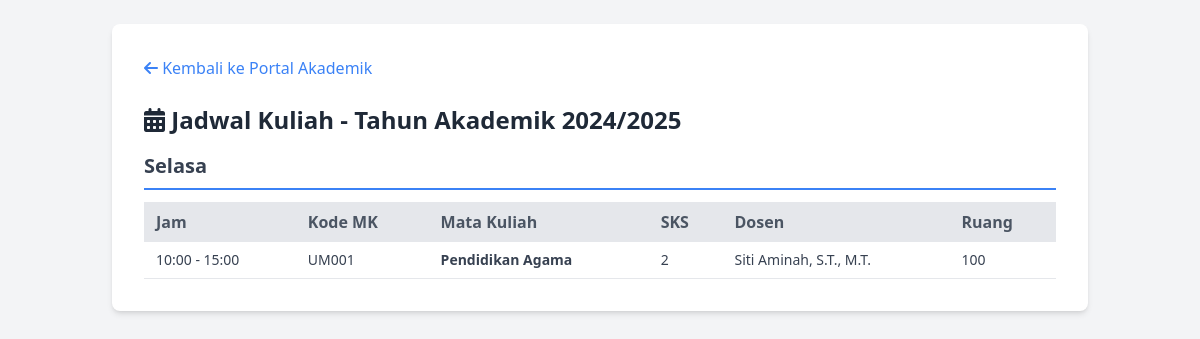
Page /jadwal_kuliah.php (signed in) on the committed database.
### tables this page shows
CREATE TABLE `jadwal_kuliah` (
  `id` int(11) NOT NULL,
  `matkul_id` int(11) NOT NULL,
  `dosen_id` int(11) NOT NULL,
  `hari` varchar(10) NOT NULL,
  `jam_mulai` time NOT NULL,
  `jam_selesai` time NOT NULL,
  `ruangan` varchar(20) NOT NULL,
  `tahun_akademik` varchar(10) NOT NULL
);

CREATE TABLE `mata_kuliah` (
  `id` int(11) NOT NULL,
  `kode_mk` varchar(10) NOT NULL,
  `nama_mk` varchar(100) NOT NULL,
  `sks` int(11) NOT NULL,
  `semester_target` int(11) NOT NULL COMMENT 'Semester ideal untuk mengambil MK ini'
);

CREATE TABLE `users` (
  `id` int(11) NOT NULL,
  `username` varchar(50) NOT NULL,
  `password` varchar(255) NOT NULL,
  `nama_lengkap` varchar(100) DEFAULT NULL,
  `role` enum('admin','mahasiswa','dosen') DEFAULT 'mahasiswa'
);

### jadwal_kuliah.php (the view, shortened to what this page needs)
<?php
require 'app/config/db.php';
$query_jadwal = "
    SELECT
        mk.kode_mk, mk.nama_mk, mk.sks, u.nama_lengkap AS nama_dosen,
        j.hari, j.jam_mulai, j.jam_selesai, j.ruangan, j.tahun_akademik
    FROM jadwal_kuliah j
    JOIN mata_kuliah mk ON j.matkul_id = mk.id
    JOIN users u ON j.dosen_id = u.id
    WHERE j.tahun_akademik = '2024/2025' -- Filter untuk tahun akademik aktif (bisa dibuat dinamis)
    ORDER BY j.hari, j.jam_mulai
";
$daftar_jadwal = $conn->query($query_jadwal);
$jadwal_per_hari = [];
while ($row = $daftar_jadwal->fetch_assoc()) {
    $jadwal_per_hari[$row['hari']][] = $row;
}
$hari_list = ['Senin', 'Selasa', 'Rabu', 'Kamis', 'Jumat', 'Sabtu'];
?>
<!DOCTYPE html>
<html lang="id">
<head>
    <script src="https://cdn.tailwindcss.com"></script>
    <link rel="stylesheet" href="https://cdnjs.cloudflare.com/ajax/libs/font-awesome/6.0.0-beta3/css/all.min.css">
</head>
<body class="bg-gray-100">
    <div class="container mx-auto p-6">
        <div class="bg-white p-8 rounded-lg shadow-md">
            <a href="akademik.php" class="text-blue-500 hover:underline mb-6 inline-block"><i class="fas fa-arrow-left"></i> Kembali ke Portal Akademik</a>
            <h2 class="text-2xl font-bold text-gray-800 mb-4"><i class="fas fa-calendar-alt"></i> Jadwal Kuliah - Tahun Akademik 2024/2025</h2>
            <div class="space-y-8">
                <?php foreach ($hari_list as $hari): ?>
                    <?php if (isset($jadwal_per_hari[$hari])): ?>
                    <div>
                        <h3 class="text-xl font-bold text-gray-700 mb-3 border-b-2 border-blue-500 pb-2"><?= $hari ?></h3>
                        <div class="overflow-x-auto">
                            <table class="min-w-full bg-white">
                                <thead class="bg-gray-200 text-gray-600">
                                    <tr>
                                        <th class="py-2 px-3 text-left">Jam</th>
                                        <th class="py-2 px-3 text-left">Kode MK</th>
                                        <th class="py-2 px-3 text-left">Mata Kuliah</th>
                                        <th class="py-2 px-3 text-left">SKS</th>
                                        <th class="py-2 px-3 text-left">Dosen</th>
                                        <th class="py-2 px-3 text-left">Ruang</th>
                                    </tr>
                                </thead>
                                <tbody class="text-gray-700 text-sm">
                                    <?php foreach ($jadwal_per_hari[$hari] as $j): ?>
                                    <tr class="border-b hover:bg-gray-50">
                                        <td class="py-2 px-3"><?= date('H:i', strtotime($j['jam_mulai'])) ?> - <?= date('H:i', strtotime($j['jam_selesai'])) ?></td>
                                        <td class="py-2 px-3"><?= htmlspecialchars($j['kode_mk']) ?></td>
                                        <td class="py-2 px-3 font-semibold"><?= htmlspecialchars($j['nama_mk']) ?></td>
                                        <td class="py-2 px-3"><?= htmlspecialchars($j['sks']) ?></td>
                                        <td class="py-2 px-3"><?= htmlspecialchars($j['nama_dosen']) ?></td>
                                        <td class="py-2 px-3"><?= htmlspecialchars($j['ruangan']) ?></td>
                                    </tr>
                                    <?php endforeach; ?>
                                </tbody>
                            </table>
                        </div>
                    </div>
                    <?php endif; ?>
                <?php endforeach; ?>
            </div>
        </div>
    </div>
</body>
</html>

### rows in the picture
jadwal_kuliah: jam_mulai "10:00", jam_selesai "15:00", matkul.kode_mk "UM001", matkul.nama_mk "Pendidikan Agama", matkul.sks "2", dosen.nama_lengkap "Siti Aminah, S.T., M.T.", ruangan "100"

### other values in the picture
$hari "Selasa"
